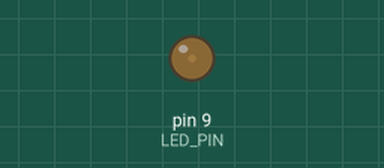
Simulated run of this sketch. Board: Arduino Uno, built with avr-gcc and run on an emulated ATmega328P. On the bench: output pins drawn as LEDs (lit = HIGH).

Above: at 0.05 s.
At 0.4 s:
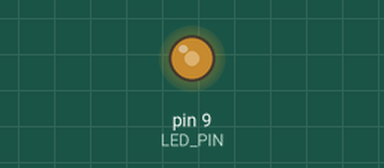
At 0.7 s:
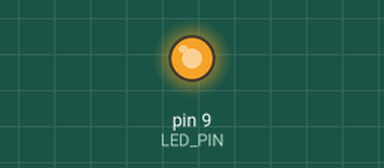
At 1.35 s:
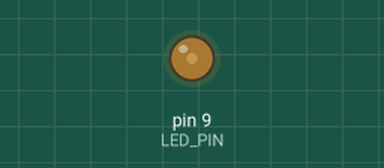
Timing chart, 0 to 3.6 s (numbered marks = the images above):
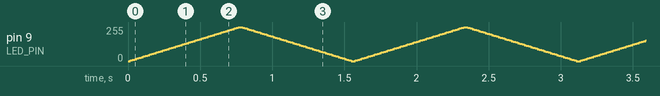

The sketch:

led_direnc.ino
```cpp
// LED + seri direnç: D9 -> 220 Ω -> LED anot, LED katot -> GND
// I = (5 V - Vf) / R = (5 - 1.9) / 220 ≈ 14 mA. Direnci kaldırırsan akım sınırsızdır ve LED yanar.
// Multimetre: dirence tıkla, üzerindeki gerilim ve akımı gör (V = I · R).
const int LED_PIN = 9;

void setup() {
  pinMode(LED_PIN, OUTPUT);
}

void loop() {
  // PWM ile parlaklık rampası: ortalama akım doluluk oranıyla orantılı
  for (int d = 0; d <= 255; d += 5) { analogWrite(LED_PIN, d); delay(15); }
  for (int d = 255; d >= 0; d -= 5) { analogWrite(LED_PIN, d); delay(15); }
}
```
